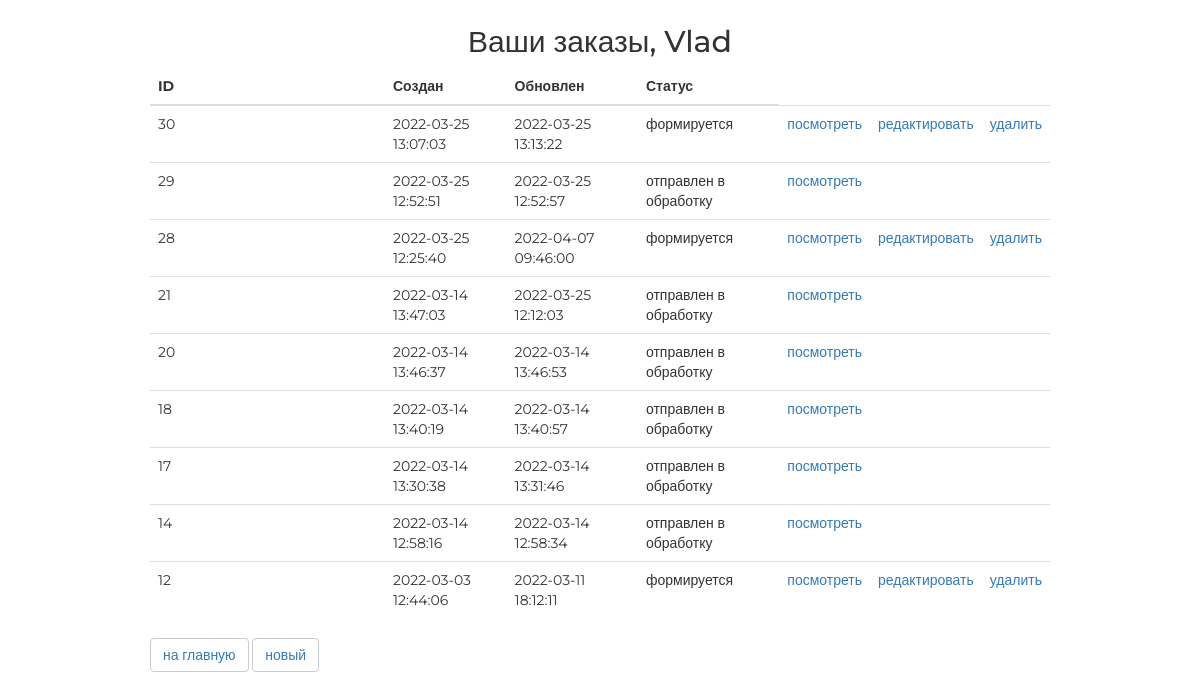
Screenshot of /order/ (signed in) with the database file from the repository.
### authapp/models.py (models this page shows, shortened)
class ShopUser(AbstractUser):
    age = models.PositiveIntegerField(verbose_name="возраст", default=18)
    city = models.CharField(max_length=64, verbose_name="город", blank=True)
    phone_number = models.CharField(
        max_length=14, verbose_name="номер телефона", blank=True
    )
    avatar = models.ImageField(upload_to="user_avatars", blank=True)
    activation_key = models.CharField(
        verbose_name="ключ активации", max_length=128, null=True
    )
    activation_expiration_date = models.DateTimeField(
        verbose_name="Истечение активации", default=default_key_expiration_date
    )

### ordersapp/models.py (models this page shows, shortened)
class Order(models.Model):
    FORMING = "FM"
    SENT_TO_PROCEED = "STP"
    PROCEEDED = "PRD"
    PAID = "PD"
    READY = "RDY"
    CANCEL = "CNC"
    ORDER_STATUS_CHOICES = (
        (FORMING, "формируется"),
        (SENT_TO_PROCEED, "отправлен в обработку"),
        (PAID, "оплачен"),
        (PROCEEDED, "собран"),
        (READY, "готов к выдаче"),
        (CANCEL, "отменен"),
    )
    user = models.ForeignKey(settings.AUTH_USER_MODEL, on_delete=models.CASCADE)
    created = models.DateTimeField(verbose_name="создан", auto_now_add=True)
    updated = models.DateTimeField(verbose_name="обновлен", auto_now=True)
    status = models.CharField(
        verbose_name="статус",
        max_length=3,
        choices=ORDER_STATUS_CHOICES,
        default=FORMING,
    )
    is_active = models.BooleanField(verbose_name="активен", default=True)
    class Meta:
        ordering = ("-created",)
        verbose_name = "заказ"
        verbose_name_plural = "заказы"

### ordersapp/views.py (the view)
# urls.py: path("", ordersapp.OrderList.as_view(), name="orders_list"),
class OrderList(ListView):
    model = Order
    def get_queryset(self):
        return Order.objects.filter(user=self.request.user)

### mainapp/context_processors.py (called while the page is built)
def cart(request):
    cart = []
    if request.user.is_authenticated:
        cart = Cart.objects.filter(user=request.user)
    return {
        "cart": cart,
    }

### ordersapp/templates/ordersapp/order_list.html
{% extends 'ordersapp/base.html' %}
{% load static %}
{% block content %}
   <div class="h2 text-center head">
       Ваши заказы,
       {% if user.first_name %}
           {{ user.first_name|title}}
       {% else %}
           Пользователь
       {% endif %}
   </div>
   <table class="table orders_list">
       <thead>
         <tr>
           <th>ID</th>
           <th>Создан</th>
           <th>Обновлен</th>
           <th>Статус</th>
         </tr>
       </thead>
       <tbody>
           {% for item in object_list %}
               {% if item.is_active %}
               <tr>
                   <td class="td1 orders_list">{{ item.pk }}</td>
                   <td>{{ item.created|date:"Y-m-d H:i:s" }}</td>
                   <td>{{ item.updated|date:"Y-m-d H:i:s" }}</td>
                   <td>{{ item.get_status_display }}</td>
                   <td>
                       <a href="{% url 'ordersapp:order_read' item.pk %}">
                           посмотреть
                       </a>
                   </td>
                   <td>
                       {% if item.status == 'FM' %}
                         <a href="{% url 'ordersapp:order_update' item.pk %}">
                           редактировать
                         </a>
                       {% endif %}
                   </td>
                   <td>
                       {% if item.status == 'FM' %}
                         <a href="{% url 'ordersapp:order_delete' item.pk %}">
                             удалить
                         </a>
                       {% endif %}
                   </td>
               </tr>
               {% endif %}
           {% endfor %}
       </tbody>
   </table>
   <button class="btn btn-default btn-round">
       <a href="{% url 'index' %}">
           на главную
       </a>
   </button>
   <button class="btn btn-default btn-round">
        <a href="{% url 'ordersapp:order_create' %}">
           новый
        </a>
   </button>
{% endblock %}

### static/css/style.css (style rules this page uses)
* { margin: 0; padding: 0; }
body { font-family: 'Montserrat', sans-serif; }
html, body { height: 100%; }
table { width: 100%; }
td:first-child { width: 235px; }
.order_container button a { text-decoration: none; }

### rows the page displays
ShopUser: first_name "Vlad"
Order: pk "30", created "2022-03-25 13:07:03", updated "2022-03-25 13:13:22", status "формируется", shows "редактировать", shows "удалить"
Order: pk "29", created "2022-03-25 12:52:51", updated "2022-03-25 12:52:57", status "отправлен в обработку"
Order: pk "28", created "2022-03-25 12:25:40", updated "2022-04-07 09:46:00", status "формируется", shows "редактировать", shows "удалить"
Order: pk "21", created "2022-03-14 13:47:03", updated "2022-03-25 12:12:03", status "отправлен в обработку"
Order: pk "20", created "2022-03-14 13:46:37", updated "2022-03-14 13:46:53", status "отправлен в обработку"
Order: pk "18", created "2022-03-14 13:40:19", updated "2022-03-14 13:40:57", status "отправлен в обработку"
Order: pk "17", created "2022-03-14 13:30:38", updated "2022-03-14 13:31:46", status "отправлен в обработку"
Order: pk "14", created "2022-03-14 12:58:16", updated "2022-03-14 12:58:34", status "отправлен в обработку"
Order: pk "12", created "2022-03-03 12:44:06", updated "2022-03-11 18:12:11", status "формируется", shows "редактировать", shows "удалить"
